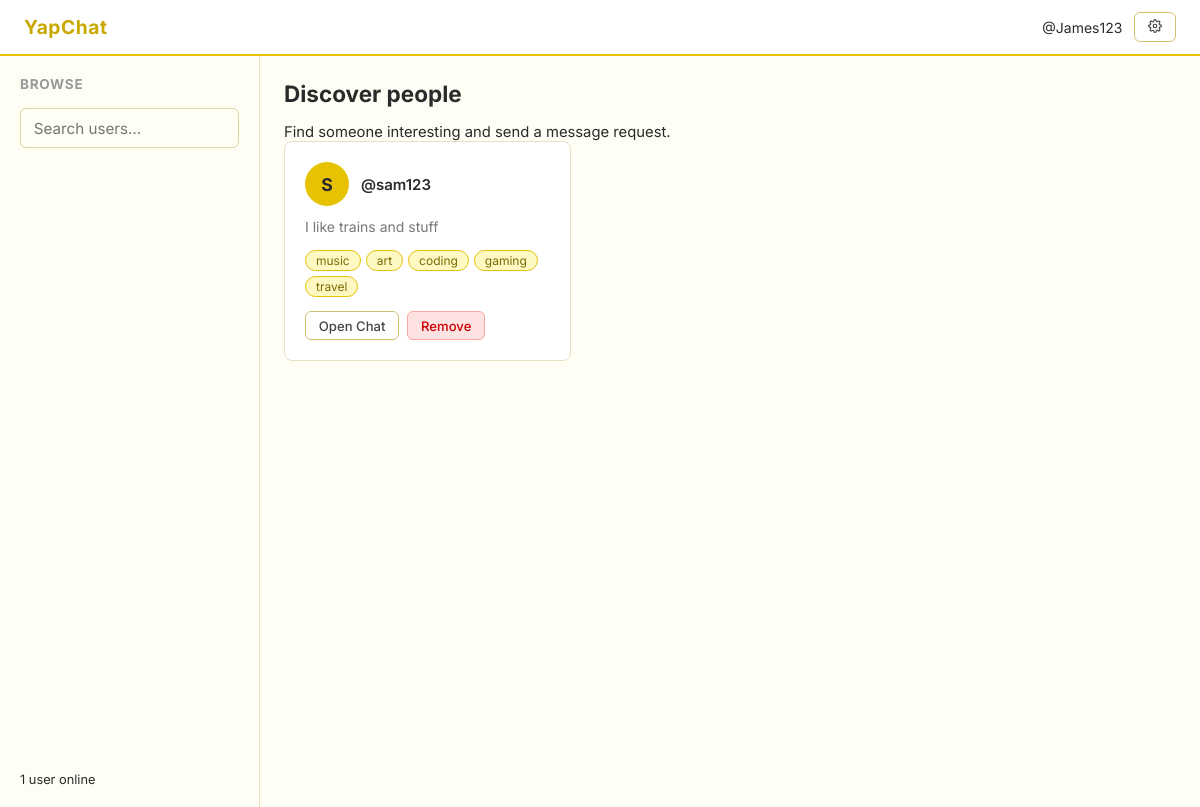
/browse (signed in), run on an earlier commit of the app's database.
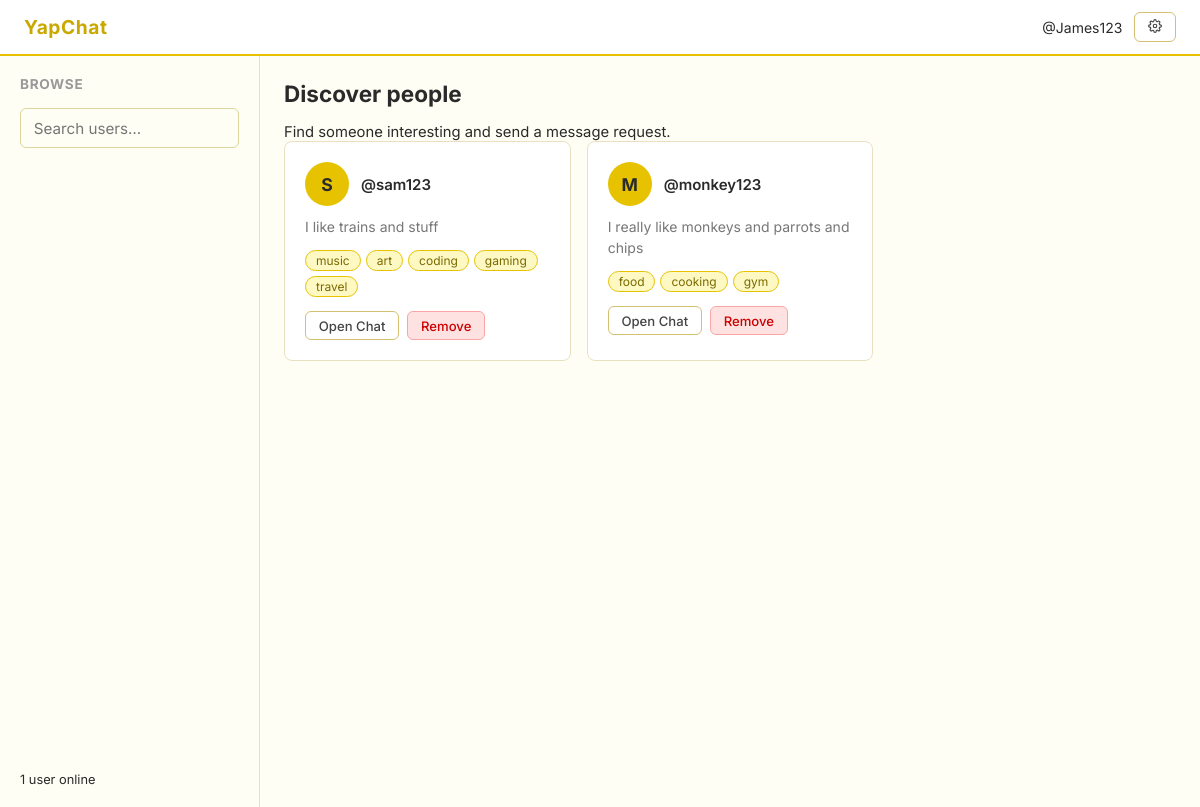
And on a later commit of the database.
### tables this page shows
CREATE TABLE users (
                username      TEXT PRIMARY KEY,
                password_hash TEXT NOT NULL,
                bio           TEXT DEFAULT '',
                tags          TEXT DEFAULT ''
            );

### main.py (the view)
@app.route('/browse')
@login_required
def browse():
    me = session['username']
    with get_db() as conn:
        my_row = conn.execute(
            'SELECT tags FROM users WHERE username = ?', (me,)
        ).fetchone()
        rows = conn.execute(
            'SELECT username, bio, tags FROM users WHERE username != ?', (me,)
        ).fetchall()
        incoming = conn.execute(
            'SELECT from_user FROM requests WHERE to_user = ?', (me,)
        ).fetchall()
    my_tags = set(t.strip() for t in my_row['tags'].split(',') if t.strip())
    with get_db() as conn:
        connections = conn.execute(
            'SELECT user1, user2 FROM connections WHERE user1 = ? OR user2 = ?',
            (me, me)
        ).fetchall()
    connected_users = set()
    for c in connections:
        other = c['user2'] if c['user1'] == me else c['user1']
        connected_users.add(other)
    other_users = []
    for r in rows:
        user_tags = [t.strip() for t in r['tags'].split(',') if t.strip()]
        shared = len(my_tags & set(user_tags))
        other_users.append({
            'username':  r['username'],
            'bio':       r['bio'],
            'tags':      user_tags,
            'shared':    shared,                              #used for sorting, not displayed
            'connected': r['username'] in connected_users    #True if already connected, False if not
        })
    other_users.sort(key=lambda u: u['shared'], reverse=True)
    incoming_requests = [r['from_user'] for r in incoming]
    return render_template('browse.html', users=other_users,
                           current_user=me, incoming_requests=incoming_requests,
                           online_count=len(online_users))                          #displays how many users online/logged in currently.

### main.py (called while the page is built)
def get_db():
    conn = sqlite3.connect(DATABASE)
    conn.row_factory = sqlite3.Row
    return conn

def login_required(f):
    from functools import wraps
    @wraps(f)
    def decorated(*args, **kwargs):
        if 'username' not in session:
            return redirect(url_for('home'))
        return f(*args, **kwargs)
    return decorated

### templates/browse.html (shortened to what this page needs)
<!DOCTYPE html>
<html lang="en">
<head>
  <link rel="stylesheet" href="/static/css/style.css">
</head>
<body>
  <nav class="navbar">
    <span class="navbar-brand">YapChat</span>
    <div class="navbar-links">
      <span style="color:var(--muted);font-size:.875rem;">@{{ current_user }}</span>
      <a href="/settings" class="btn btn-secondary btn-sm">
      </a>
    </div>
  </nav>
  <div class="browse-layout">
    <aside class="sidebar">
      <h3>Browse</h3>
      <input type="text" class="search-input" id="searchInput" placeholder="Search users…">
      <div style="margin-top:auto;">
        <p style="font-size:.8rem;">
          {{ online_count }} user{{ 's' if online_count != 1 else '' }} online
        </p>
      </div>
    </aside>
    <main class="main-content">
      <h2 class="anim">Discover people</h2>
      <p class="anim anim-d1" style="margin-top:.35rem;font-size:.925rem;">Find someone interesting and send a message request.</p>
      {% if users %}
      <div class="user-grid" id="userGrid">
        {% for user in users %}
        <div class="user-card anim" data-name="{{ user.username }}" data-tags="{{ user.tags|join(' ') }}">
          <div style="display:flex;align-items:center;gap:.75rem;">
            <div class="user-avatar">{{ user.username[0].upper() }}</div>
            <div>
              <a href="/profile/{{ user.username }}" class="user-name">@{{ user.username }}</a>
            </div>
          </div>
          {% if user.bio %}
          <p class="user-bio">{{ user.bio }}</p>
          {% else %}
          <p class="user-bio" style="font-style:italic;">No bio yet.</p>
          {% endif %}
          {% if user.tags %}
          <div class="tags">
            {% for tag in user.tags %}
            <span class="tag">{{ tag }}</span>
            {% endfor %}
          </div>
          {% endif %}
          {% if user.connected %}
            <div style="display:flex;gap:.5rem;margin-top:.25rem;">
              <a href="/messaging/{{ user.username }}" class="btn btn-secondary btn-sm">Open Chat</a>
              <a href="/remove-user/{{ user.username }}"
                 class="btn btn-danger btn-sm"
                 onclick="return confirm('Remove @{{ user.username }}? You will no longer be connected.')">
                Remove
              </a>
            </div>
          {% else %}
            <a href="/request-chat/{{ user.username }}" class="btn btn-primary btn-sm" style="margin-top:.25rem;">
              Request to Chat
            </a>
          {% endif %}
        </div>
        {% endfor %}
      </div>
      {% else %}
      <div style="margin-top:3rem;text-align:center;opacity:.5;">
        <p>No other users yet. Share the link so friends can join!</p>
      </div>
      {% endif %}
    </main>
  </div>
</body>
</html>

### static/css/style.css (style rules this page uses)
* { box-sizing: border-box; margin: 0; padding: 0; }
body { font-family: 'Inter', sans-serif; background: #fffef5; color: #2a2a2a; font-size: 15px; }
a { color: #b8860b; text-decoration: none; }
input[type=text], input[type=password], textarea { width: 100%; padding: 0.6rem 0.8rem; border: 1px solid #ddd5a0; border-radius: 6px; font-family: inherit; font-size: 0.95rem; background: #fffef5; color: #2a2a2a; outline: none; }
.btn { display: inline-block; padding: 0.6rem 1.2rem; border-radius: 6px; border: 1px solid transparent; font-family: inherit; font-size: 0.9rem; font-weight: 500; cursor: pointer; text-align: center; transition: opacity 0.15s; }
.btn-secondary { background: #fff; color: #444; border-color: #d4c070; }
.btn-danger { background: #fee2e2; color: #c00; border-color: #fca5a5; }
.btn-sm { padding: 0.35rem 0.8rem; font-size: 0.82rem; }
.tags { display: flex; flex-wrap: wrap; gap: 5px; margin-top: 4px; }
.tag { background: #fef9c3; color: #7a6a00; border-radius: 20px; font-size: 0.75rem; padding: 2px 10px; border: 1px solid #e6c200; }
.navbar { background: #fff; border-bottom: 2px solid #e6c200; padding: 0.75rem 1.5rem; display: flex; align-items: center; justify-content: space-between; position: sticky; top: 0; z-index: 10; }
.navbar-brand { font-weight: 700; font-size: 1.2rem; color: #c9a800; letter-spacing: 0.03em; }
.navbar-links { display: flex; align-items: center; gap: 0.75rem; }
.browse-layout { display: grid; grid-template-columns: 260px 1fr; min-height: calc(100vh - 49px); }
.sidebar { border-right: 1px solid #e8e0c0; background: #fffef5; padding: 1.25rem; display: flex; flex-direction: column; gap: 1rem; }
.sidebar h3 { font-size: 0.85rem; text-transform: uppercase; letter-spacing: 0.05em; color: #999; }
.main-content { padding: 1.5rem; }
.main-content h2 { margin-bottom: 1rem; }
.search-input { width: 100%; padding: 0.5rem 0.75rem; border: 1px solid #ddd5a0; border-radius: 6px; font-family: inherit; font-size: 0.9rem; outline: none; background: #fff; }
.user-grid { display: grid; grid-template-columns: repeat(auto-fill, minmax(240px, 1fr)); gap: 1rem; }
.user-card { background: #fff; border: 1px solid #e8e0c0; border-radius: 8px; padding: 1.25rem; display: flex; flex-direction: column; gap: 0.6rem; }
.user-avatar { width: 44px; height: 44px; border-radius: 50%; background: #e6c200; color: #2a2a2a; display: flex; align-items: center; justify-content: center; font-weight: 700; font-size: 1.1rem; }
.user-name { font-weight: 600; color: #2a2a2a; }
.user-bio { font-size: 0.875rem; color: #777; line-height: 1.5; }
.anim { animation: fadeIn 0.3s ease both; }
.anim-d1 { animation-delay: 0.05s; }

What changed in the data, as far as the page shows it:
added users: username "M", username "monkey123", bio "I really like monkeys and parrots and chips", tags "food" "cooking" "gym"
